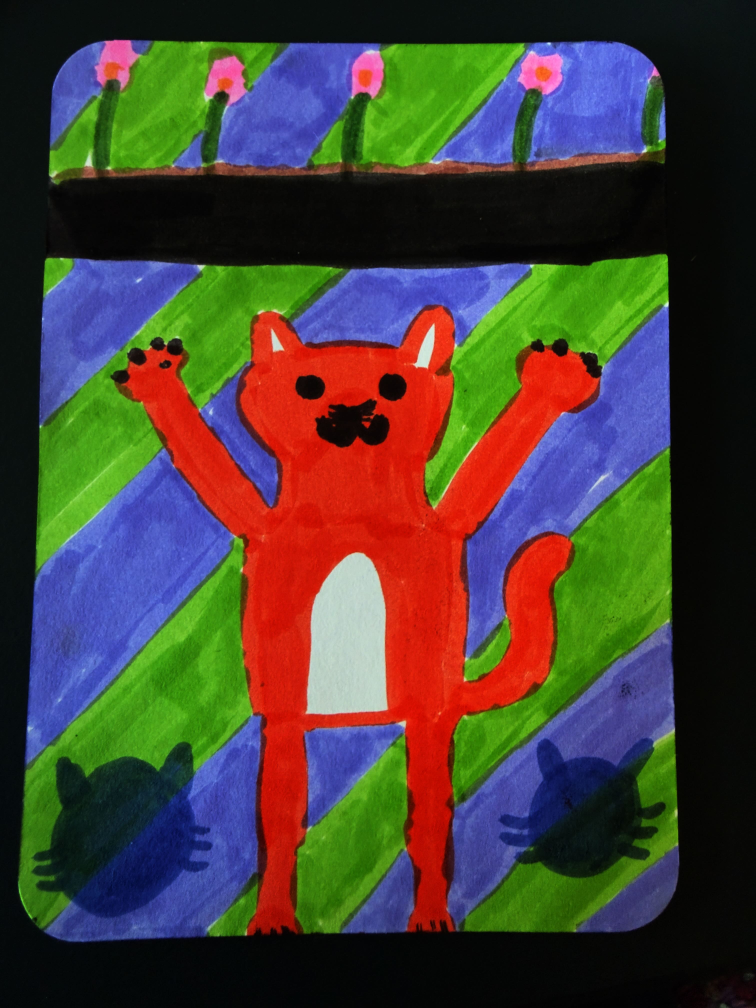
#> input picture Hadewychs ontwerp.jpg, 3024 x 4032 px (shown at 1/4 size)
$ python rectify.py '../Hadewychs ontwerp.jpg' out.png
#> lines starting #> are read from the running program, lines starting #| are printed output that depends on the picture
"""Rectify the drawn screen rectangle out of the corrected photo.

The card was hand-held, so the inked screen border is a slight parallelogram;
every later sprite crop is expressed in this rectified space, not photo space.
"""
# Copyright (C) 2026 Koen Kooi
# SPDX-License-Identifier: GPL-3.0-or-later
import sys

from PIL import Image
import numpy as np

S = 2.016  # displayed-1500px space -> original photo pixels

# Corners of the inked screen border, read off the corrected photo.
QUAD = [(196, 146), (1348, 150), (1330, 1734), (158, 1730)]
SRC = [(x * S, y * S) for x, y in QUAD]
OUTW, OUTH = 1800, 2494

def coeffs(dst, src):
    m = []
    for (dx, dy), (sx, sy) in zip(dst, src):
        m.append([dx, dy, 1, 0, 0, 0, -sx * dx, -sx * dy])
        m.append([0, 0, 0, dx, dy, 1, -sy * dx, -sy * dy])
    A = np.array(m, dtype=np.float64)
    B = np.array(src, dtype=np.float64).reshape(8)
    return np.linalg.lstsq(A, B, rcond=None)[0]

im = Image.open(sys.argv[1]).convert("RGB")
#> im is the input picture: PIL image 3024x4032 RGB; mean R, G, B 71.8, 64.6, 55.1
dst = [(0, 0), (OUTW, 0), (OUTW, OUTH), (0, OUTH)]
out = im.transform((OUTW, OUTH), Image.PERSPECTIVE, coeffs(dst, SRC), Image.BICUBIC)
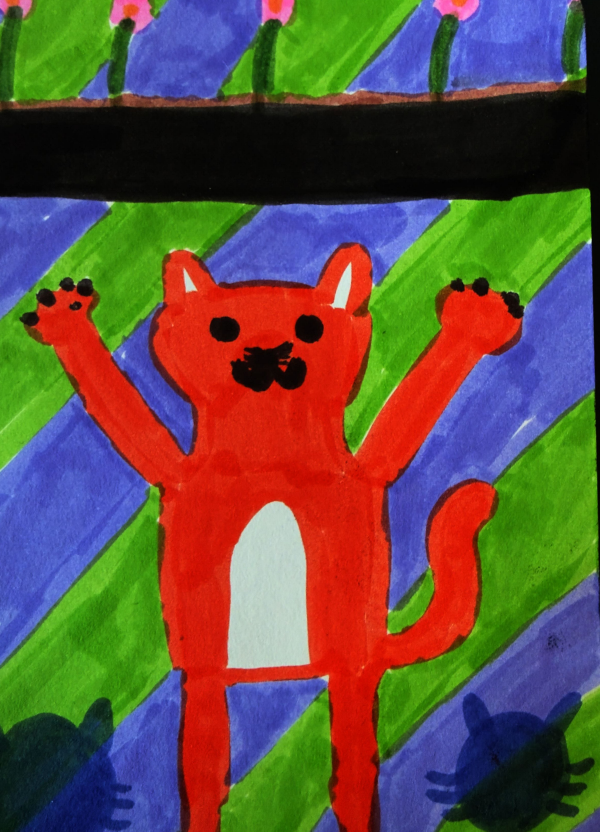
#> out: PIL image 1800x2494 RGB (shown at 1/3 size); mean R, G, B 98, 80.5, 66.7
out.save(sys.argv[2])
print(f"rectify.py: SUCCESS ({sys.argv[2]} {OUTW}x{OUTH})")
